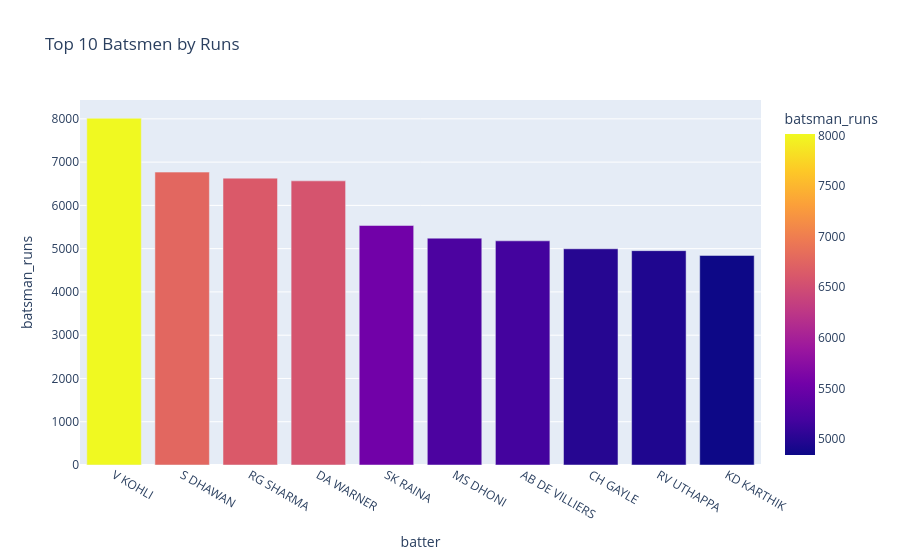

The notebook cell this image was saved under:
### Code cell
#top 10 batsmen by runs
top_batsmen = (
    deliveries.groupby('batter')['batsman_runs']
    .sum()
    .sort_values(ascending=False)
    .head(10)
    .reset_index()
)

fig = px.bar(
    top_batsmen,
    x='batter',
    y='batsman_runs',
    title="Top 10 Batsmen by Runs",
    color='batsman_runs'
)
fig.show()

### Figure 1 — Plotly figure (JSON) as saved in the notebook; plotly's stock layout.template omitted (floating-point values rounded to 4 significant figures)
{"data": [{"hovertemplate": "batter=%{x}<br>batsman_runs=%{marker.color}<extra></extra>", "legendgroup": "", "marker": {"color": [8014, 6769, 6630, 6567, 5536, 5243, 5181, 4997, 4954, 4843], "coloraxis": "coloraxis", "pattern": {"shape": ""}}, "name": "", "orientation": "v", "showlegend": false, "textposition": "auto", "type": "bar", "x": ["V KOHLI", "S DHAWAN", "RG SHARMA", "DA WARNER", "SK RAINA", "MS DHONI", "AB DE VILLIERS", "CH GAYLE", "RV UTHAPPA", "KD KARTHIK"], "xaxis": "x", "y": [8014, 6769, 6630, 6567, 5536, 5243, 5181, 4997, 4954, 4843], "yaxis": "y"}], "layout": {"barmode": "relative", "coloraxis": {"colorbar": {"title": {"text": "batsman_runs"}}, "colorscale": [[0, "#0d0887"], [0.1111, "#46039f"], [0.2222, "#7201a8"], [0.3333, "#9c179e"], [0.4444, "#bd3786"], [0.5556, "#d8576b"], [0.6667, "#ed7953"], [0.7778, "#fb9f3a"], [0.8889, "#fdca26"], [1, "#f0f921"]]}, "legend": {"tracegroupgap": 0}, "title": {"text": "Top 10 Batsmen by Runs"}, "xaxis": {"anchor": "y", "domain": [0, 1], "title": {"text": "batter"}}, "yaxis": {"anchor": "x", "domain": [0, 1], "title": {"text": "batsman_runs"}}}}
